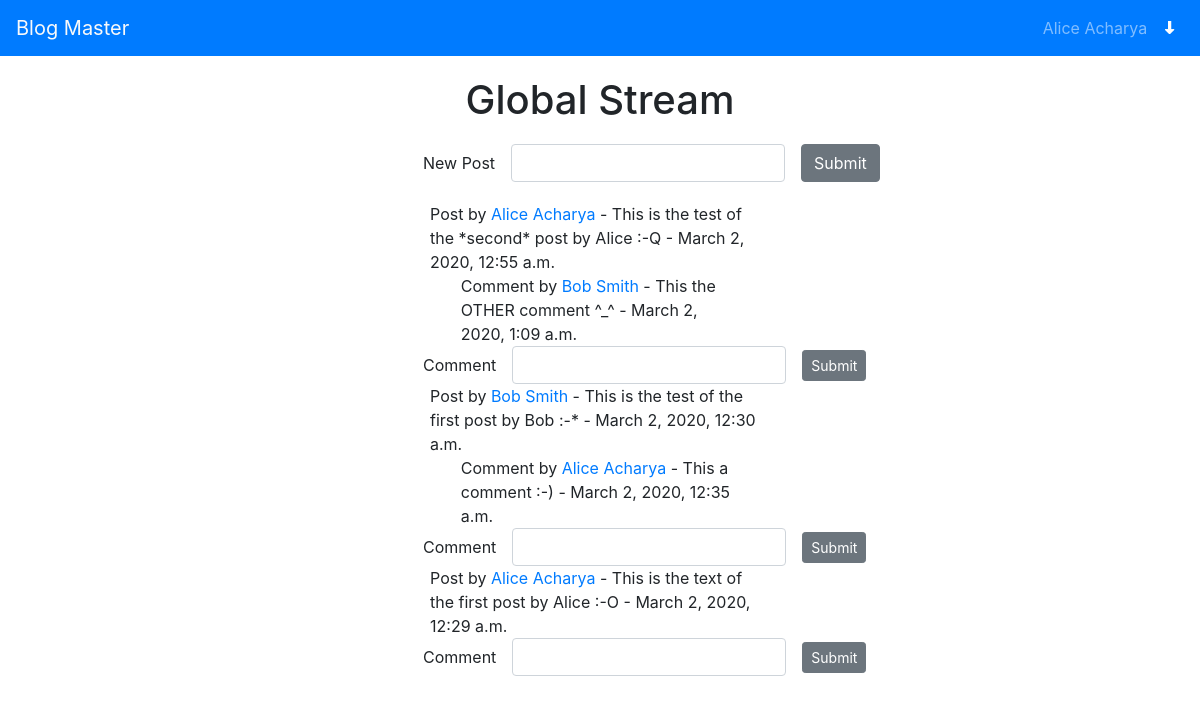
Screenshot of / (signed in) with the database file from the repository.
### socialnetwork/models.py (models this page shows)
class Post(models.Model):
    content = models.TextField()
    poster = models.ForeignKey(User, on_delete=models.CASCADE)
    post_time = models.DateTimeField(default=timezone.now)

class Comment(models.Model):
    comment_text = models.TextField()
    reviewer = models.ForeignKey(User, on_delete=models.CASCADE)
    comment_time = models.DateTimeField(default=timezone.now)
    post = models.ForeignKey(Post, on_delete=models.CASCADE)

### socialnetwork/views.py (the view)
# urls.py: path("", views.index),
def index(request):
    if request.session.get('cur_user_id') == None:
        return redirect("/socialnetwork/login")
    return global_stream(request)

### socialnetwork/views.py (called while the page is built)
def global_stream(request):
    cur_user_id = request.session.get('cur_user_id')
    user = User.objects.get(pk=cur_user_id)
    posts = Post.objects.order_by('-post_time').all()
    comments_dict = {}
    global_post_ids = []
    global_comment_ids = []
    for post in posts:
        global_post_ids.append(post.id)
        comments_dict[post.id] = Comment.objects.filter(post=post).all()
        for comment in comments_dict[post.id]:
            global_comment_ids.append(comment.id)
    request.session['global_post_ids'] = global_post_ids
    request.session['global_comment_ids'] = global_comment_ids
    return render(request, 'global-stream.html', {
        'user': user,
        'post_list': posts,
        'comments_dict': comments_dict,
        'last_refresh_time': timezone.now().isoformat()
    })

### socialnetwork/templates/global-stream.html (shortened to what this page needs)
{% extends 'stream.html' %}
{% block page_name %}
Global Stream
{% endblock page_name %}
{% block post_form %}
<div style="margin-top: 20px; margin-bottom: 20px;">
    <div class="col-sm-12 col-md-4 mx-auto">
        <form class="form-inline" style="margin-top: 20px; margin-bottom: 20px;" action="post" method="POST">
            <div class="form-group mx-auto">
                <label for="postText" class="mx-2">New Post</label>
                <input type="text" class="form-control mx-2" id="id_post_input_text" name="content">
                <button type="submit" class="btn btn-secondary mx-2" id="id_post_button">Submit</button>
            </div>
        </form>
    </div>
</div>
{% endblock post_form %}

### socialnetwork/templates/stream.html (shortened to what this page needs)
{% extends 'base.html' %}
{% block nav_link %}
<div class="collapse navbar-collapse">
    <ul class="navbar-nav ml-auto">
        <li class="nav-item">
            <span class="nav-link" id="id_logged_in_user_name">{{user.first_name}} {{user.last_name}}</span>
        </li>
        <li class="nav-item dropdown">
            <a class="nav-link" id="" role="button" data-toggle="dropdown" aria-haspopup="true" aria-expanded="false">
                <span class="icon-arrow-down" id="id_show_nav_button"></span>
            </a>
        </li>
    </ul>
</div>
{% endblock nav_link %}
{% block content %}
{% block post_form %}
{% endblock post_form %}
{% block post_list %}
<div style="margin-top: 20px; margin-bottom: 20px;" id="div-post-list">
    {% for post_item in post_list %}
    <div class="col-sm-12 col-md-4 mx-auto">
        <div class="col-12">
            Post by <a id="id_post_profile_{{post_item.id}}"
                href="/socialnetwork/profile/{{post_item.poster.id}}">{{post_item.poster.first_name}}
                {{post_item.poster.last_name}}</a> - <span
                id="id_post_text_{{post_item.id}}">{{post_item.content}}</span> -
            <span id="id_post_date_time_{{post_item.id}}">{{post_item.post_time}}</span>
        </div>
        {% for key, value in comments_dict.items %}
        {% if key == post_item.id %}
        {% for comment in value %}
        <div class="col-10 mx-auto">
            Comment by <a id="id_comment_profile_{{comment.reviewer.id}}"
                href="/socialnetwork/profile/{{comment.reviewer.id}}">{{comment.reviewer.first_name}}
                {{comment.reviewer.last_name}}</a> - <span
                id="id_comment_text_{{comment.reviewer.id}}">{{comment.comment_text}}</span> - <span
                id="id_comment_date_time_1">{{comment.comment_time}}</span>
        </div>
        {% endfor %}
        {% endif %}
        {% endfor %}
        <form class="form-inline">
            <div class="form-group mx-auto">
                <label class="mx-2">Comment</label>
                <input type="text" class="form-control mx-2" id="id_comment_input_text_{{post_item.id}}"
                    name="comment_text" />
                <button class="btn btn-sm btn-secondary mx-2" id="id_comment_button_{{post_item.id}}">Submit</button>
            </div>
        </form>
    </div>
    {% endfor %}
</div>
{% endblock post_list %}
{% endblock content %}

### socialnetwork/templates/base.html (shortened to what this page needs)
<!DOCTYPE html>
<html lang="en">
<head>
    {% load static %}
    <link rel="stylesheet" href="{% static 'css/bootstrap.min.css' %}">
    <link rel="stylesheet" href="{% static 'css/common.css' %}">
</head>
<body>
    <div style="position: absolute; left: 0; top: 0; height: 100%; width: 100%;">
        <nav class="navbar navbar-expand navbar-dark bg-primary">
            <a class="navbar-brand text-light" id="id_name_of_site" href="/">Blog Master</a>
            {% block nav_link %}{% endblock nav_link %}
        </nav>
        <div class="h1 text-center" id="id_name_of_page" style="margin-top: 20px; margin-bottom: 20px;">
            {% block page_name %}{% endblock page_name %}
        </div>
        {% block content %}{% endblock content %}
    </div>
</body>
</html>

### socialnetwork/static/css/common.css (style rules this page uses)
.icon-arrow-down { display: inline-block; width: 0.8rem; height: 0.8rem; background-size: contain; }

### rows the page displays
Post: poster.first_name "Alice", poster.last_name "Acharya", content "This is the test of the *second* post by Alice :-Q", post_time "March 2, 2020, 12:55 a.m."
Comment: reviewer.first_name "Bob", reviewer.last_name "Smith", comment_text "This the OTHER comment ^_^", comment_time "March 2, 2020, 1:09 a.m."
Post: poster.first_name "Bob", poster.last_name "Smith", content "This is the test of the first post by Bob :-*", post_time "March 2, 2020, 12:30 a.m."
Comment: reviewer.first_name "Alice", reviewer.last_name "Acharya", comment_text "This a comment :-)", comment_time "March 2, 2020, 12:35 a.m."
Post: poster.first_name "Alice", poster.last_name "Acharya", content "This is the text of the first post by Alice :-O", post_time "March 2, 2020, 12:29 a.m."

### other values shown
{{ user.first_name }} "Alice"
{{ user.last_name }} "Acharya"
